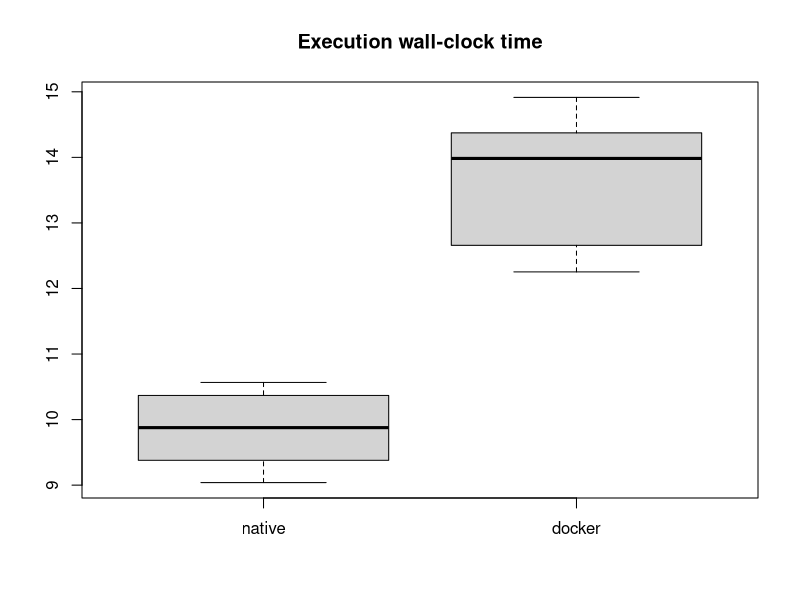
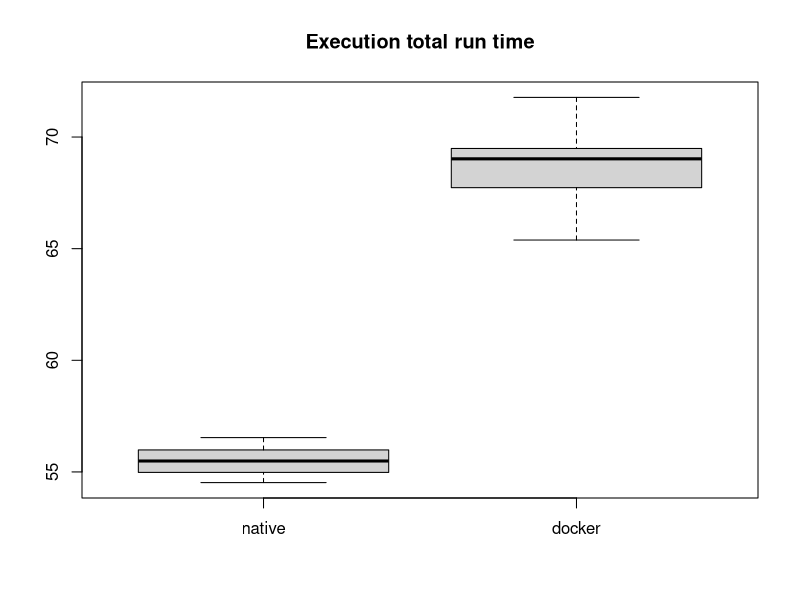
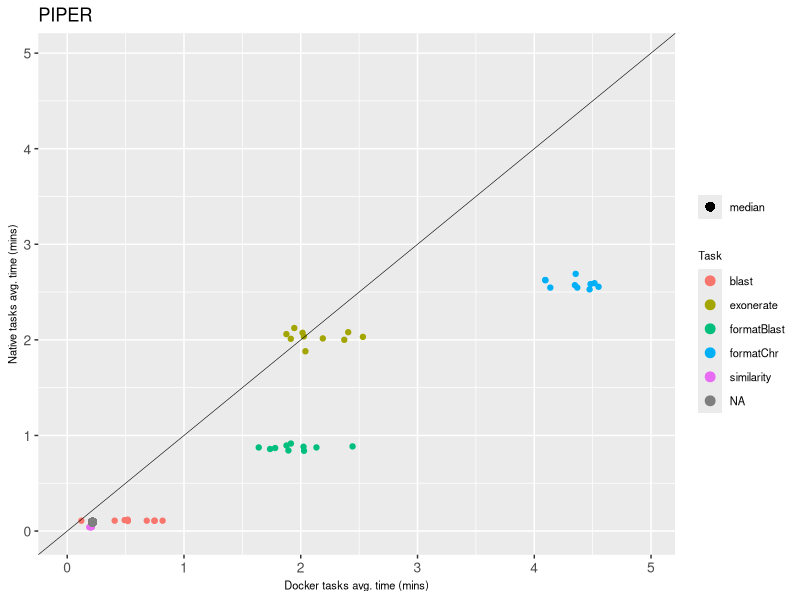

Generate these figures, in order, with R:
native <- read.delim("time_native.txt", header=TRUE)
docker <- read.delim("time_docker.txt", header=TRUE)

n_elapsed <- native$delta / 1000 / 60 
d_elapsed <- docker$delta / 1000 / 60 

png(filename = "fig_wall_time.png")
boxplot(n_elapsed, d_elapsed, names = c("native","docker"))
title("Execution wall-clock time")
dev.off()

n_cputime <- native$realtime / 1000 / 60 
d_cputime <- docker$realtime / 1000 / 60 

png(filename = "fig_run_time.png")
boxplot(n_cputime, d_cputime, names = c("native","docker"))
title("Execution total run time")
dev.off()

library(reshape)
library(ggplot2)
library(grid)
NF_stats<-read.csv("plot.csv",header=T)
NF_stats = cbind(NF_stats, shape=rep("16",dim(NF_stats)[1]))
nL = dim(read.table("stats_docker.txt", skip=1, header=F))[1]
NF_stats_median =  data.frame(list( name = c("median"), realtime_docker = read.table("stats_docker.txt", skip=nL, header=F)[,2], realtime_native = read.table("stats_native.txt", skip=nL, header=F)[,2], shape = c("7")))
max_axis = max(c(NF_stats[,2], NF_stats[,3]))/1000/60 * 1.09

png(filename = "fig_correlation.png", width = 5, height = 4, units = 'in', res = 300)
qplot(x=(realtime_docker/1000)/60, y=(realtime_native/1000)/60, data=NF_stats, main="", color=name, ylab="Native tasks avg. time (mins)", xlab="Docker tasks avg. time (mins)") +
geom_point(size = 3, aes(shape = shape)) +
geom_point( data = NF_stats_median, aes(x=(realtime_docker/1000)/60, y=(realtime_native/1000)/60, shape = shape, color = NA), size = 3) +
scale_shape_manual(values = c(16, 7), breaks = c("7"), labels = c("median")) +
coord_cartesian(xlim=c(0,max_axis), ylim=c(0,max_axis)) + geom_abline(intercept = 0, size=.2) + theme(axis.text.x=element_text(size=10), axis.text.y=element_text(size=10), axis.title.y=element_text(size=8), axis.title.x=element_text(size=8),legend.text=element_text(size=8),legend.title=element_text(size=8)) + labs(color = "Task", title='PIPER', shape = "")

dev.off()
